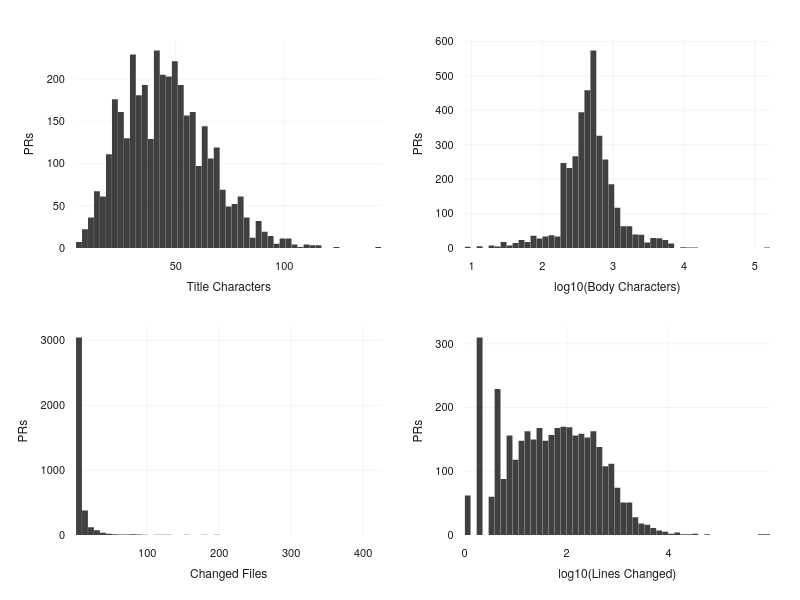

This figure's notebook cell:
### Code cell
panels = [
    {"x": "title_chars", "xaxis": "Title Characters", "log": False},
    {"x": "body_chars", "xaxis": "log10(Body Characters)", "log": True},
    {"x": "file_count", "xaxis": "Changed Files", "log": False},
    {"x": "loc_changed", "xaxis": "log10(Lines Changed)", "log": True},
]

bins = 50
fig = make_subplots(
    rows=2,
    cols=2,
    vertical_spacing=0.16,
    horizontal_spacing=0.12,
)

for i, panel in enumerate(panels):
    row, col = divmod(i, 2)
    row, col = row + 1, col + 1
    series = features[panel["x"]].drop_nulls().cast(pl.Float64)
    if panel["log"]:
        series = series.filter(series > 0).log10()
    series = series.filter(series.is_finite())
    lo, hi = float(series.min()), float(series.max())
    if not np.isfinite(lo) or not np.isfinite(hi) or hi <= lo:
        continue
    step = (hi - lo) / bins

    fig.add_trace(
        go.Histogram(
            x=series,
            marker=dict(
                color=pio.templates["thesis"].layout.colorway[3],
                line=dict(width=0),
            ),
            xbins=dict(start=lo, end=hi + step, size=step),
            autobinx=False,
        ),
        row=row,
        col=col,
    )
    fig.update_xaxes(title_text=panel["xaxis"], row=row, col=col)
    fig.update_yaxes(title_text="PRs", row=row, col=col)

fig.update_layout(
    width=800,
    height=600,
    showlegend=False,
    bargap=0.02,
    margin=dict(l=70, r=30, t=40, b=60),
).show(config={"toImageButtonOptions": {"format": "svg"}})

### Figure 1 — Plotly figure (JSON) as saved in the notebook; plotly's stock layout.template omitted (floating-point values rounded to 4 significant figures; data arrays with more than 128 entries replaced by an {"elided": "..."} marker saying what was removed)
{"data": [{"autobinx": false, "marker": {"color": "#404040", "line": {"width": 0}}, "type": "histogram", "x": {"elided": "3731 float values"}, "xaxis": "x", "xbins": {"end": 144.8, "size": 2.76, "start": 4}, "yaxis": "y"}, {"autobinx": false, "marker": {"color": "#404040", "line": {"width": 0}}, "type": "histogram", "x": {"elided": "3635 float values"}, "xaxis": "x2", "xbins": {"end": 5.215, "size": 0.08455, "start": 0.9031}, "yaxis": "y2"}, {"autobinx": false, "marker": {"color": "#404040", "line": {"width": 0}}, "type": "histogram", "x": {"elided": "3731 float values"}, "xaxis": "x3", "xbins": {"end": 425.3, "size": 8.32, "start": 1}, "yaxis": "y3"}, {"autobinx": false, "marker": {"color": "#404040", "line": {"width": 0}}, "type": "histogram", "x": {"elided": "3727 float values"}, "xaxis": "x4", "xbins": {"end": 5.993, "size": 0.1175, "start": 0}, "yaxis": "y4"}], "layout": {"bargap": 0.02, "height": 600, "margin": {"b": 60, "l": 70, "r": 30, "t": 40}, "showlegend": false, "width": 800, "xaxis": {"anchor": "y", "domain": [0, 0.44], "title": {"text": "Title Characters"}}, "xaxis2": {"anchor": "y2", "domain": [0.56, 1], "title": {"text": "log10(Body Characters)"}}, "xaxis3": {"anchor": "y3", "domain": [0, 0.44], "title": {"text": "Changed Files"}}, "xaxis4": {"anchor": "y4", "domain": [0.56, 1], "title": {"text": "log10(Lines Changed)"}}, "yaxis": {"anchor": "x", "domain": [0.58, 1], "title": {"text": "PRs"}}, "yaxis2": {"anchor": "x2", "domain": [0.58, 1], "title": {"text": "PRs"}}, "yaxis3": {"anchor": "x3", "domain": [0, 0.42], "title": {"text": "PRs"}}, "yaxis4": {"anchor": "x4", "domain": [0, 0.42], "title": {"text": "PRs"}}}}
